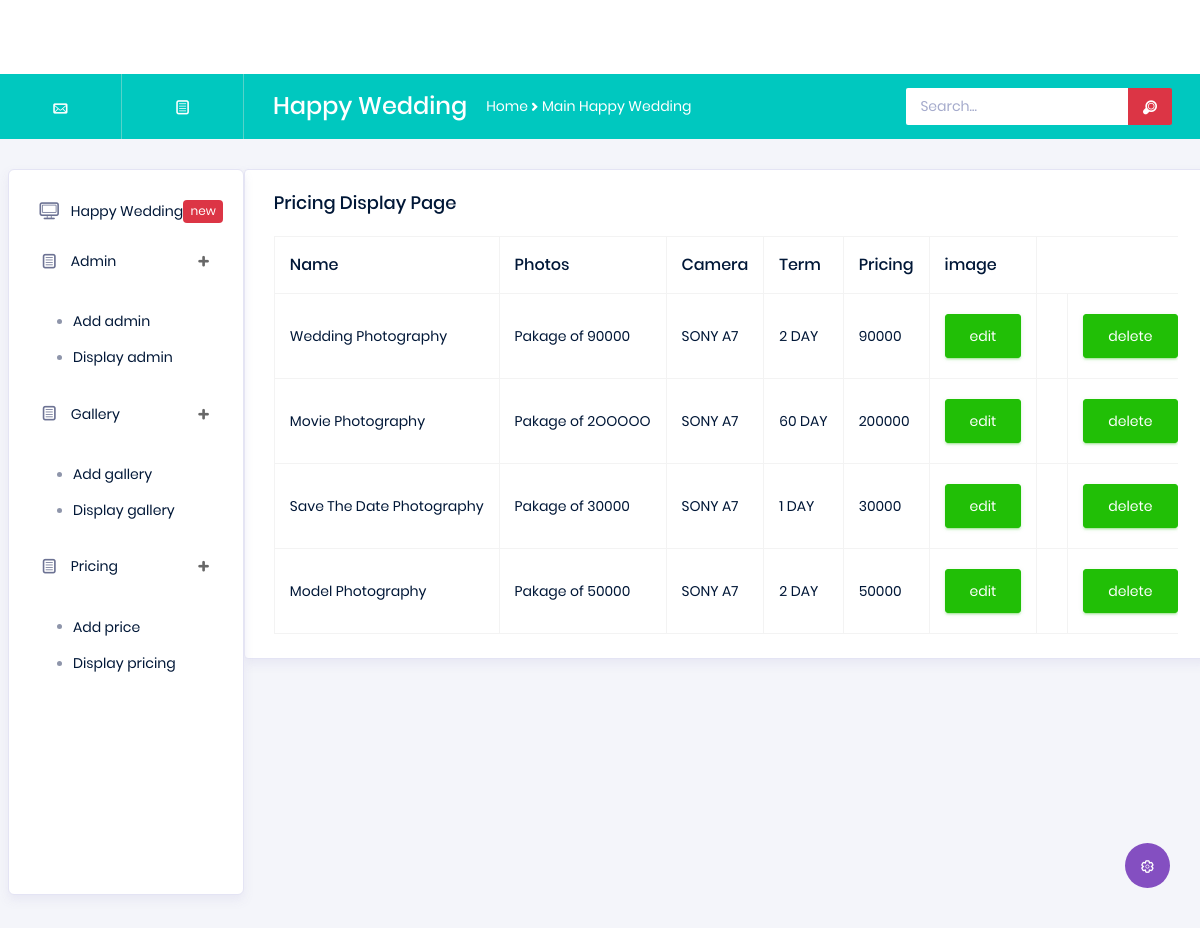
The page /happybackapp/displaypricing/ on the database its author committed.
### happybackapp/models.py (models this page shows)
class pricingdb(models.Model):
    NAME = models.CharField(max_length=50, null=True, blank=True)
    PHOTOS = models.CharField(max_length=50, null=True, blank=True)
    CAMERA = models.CharField(max_length=50, null=True, blank=True)
    TERM = models.CharField(max_length=50, null=True, blank=True)
    PRICING = models.IntegerField(null=True, blank=True)

### happybackapp/views.py (the view)
# urls.py: path('displaypricing/', views.displaypricing, name="displaypricing"),
def displaypricing(request):
    data = pricingdb.objects.all()
    return render(request,"displaypricing.html",{'data':data})

### happybackapp/templates/displaypricing.html (shortened to what this page needs)
<!DOCTYPE html>
{% extends 'index.html' %}
{% block content %}
<html lang="en">
<head>
</head>
<body>
<div class="card">
                  <div class="card-body">
                    <h4 class="card-title">pricing display page</h4>
                    <div class="table-responsive">
                      <table class="table table-bordered table-contextual">
                        <thead>
                          <tr>
                            <th> Name </th>
                            <th> Photos</th>
                            <th> Camera </th>
                            <th> Term </th>
                            <th> Pricing </th>
                            <th>image</th>
                          </tr>
                        </thead>
                        <tbody>
                        {% for d in data %}
                        <tr>
                            <td>{{ d.NAME }}</td>
                            <td>{{ d.PHOTOS }}</td>
                            <td>{{ d.CAMERA }}</td>
                            <td>{{ d.TERM }}</td>
                            <td>{{ d.PRICING }}</td>
                            <td>
                                <form action="{% url 'editpricing' dataid=d.id %}">
                              <button type="submit" class="btn btn-success">edit </button>
                                </form>
                            </td>
                            <td>
                            <td>
                              <form action="{% url 'deletepricing' dataid=d.id %}">
                              <button type="submit" class="btn btn-success">delete </button>
                              </form>
                            </td>
                             </tr>
{% endfor %}
                        </tbody>
                      </table>
                    </div>
                  </div>
                </div>
</body>
</html>
{% endblock %}

### rows shown on the page
pricingdb: NAME "Wedding Photography", PHOTOS "Pakage of 90000", CAMERA "SONY A7", TERM "2 DAY", PRICING "90000"
pricingdb: NAME "Movie Photography", PHOTOS "Pakage of 2OOOOO", CAMERA "SONY A7", TERM "60 DAY", PRICING "200000"
pricingdb: NAME "Save The Date Photography", PHOTOS "Pakage of 30000", CAMERA "SONY A7", TERM "1 DAY", PRICING "30000"
pricingdb: NAME "Model Photography", PHOTOS "Pakage of 50000", CAMERA "SONY A7", TERM "2 DAY", PRICING "50000"
